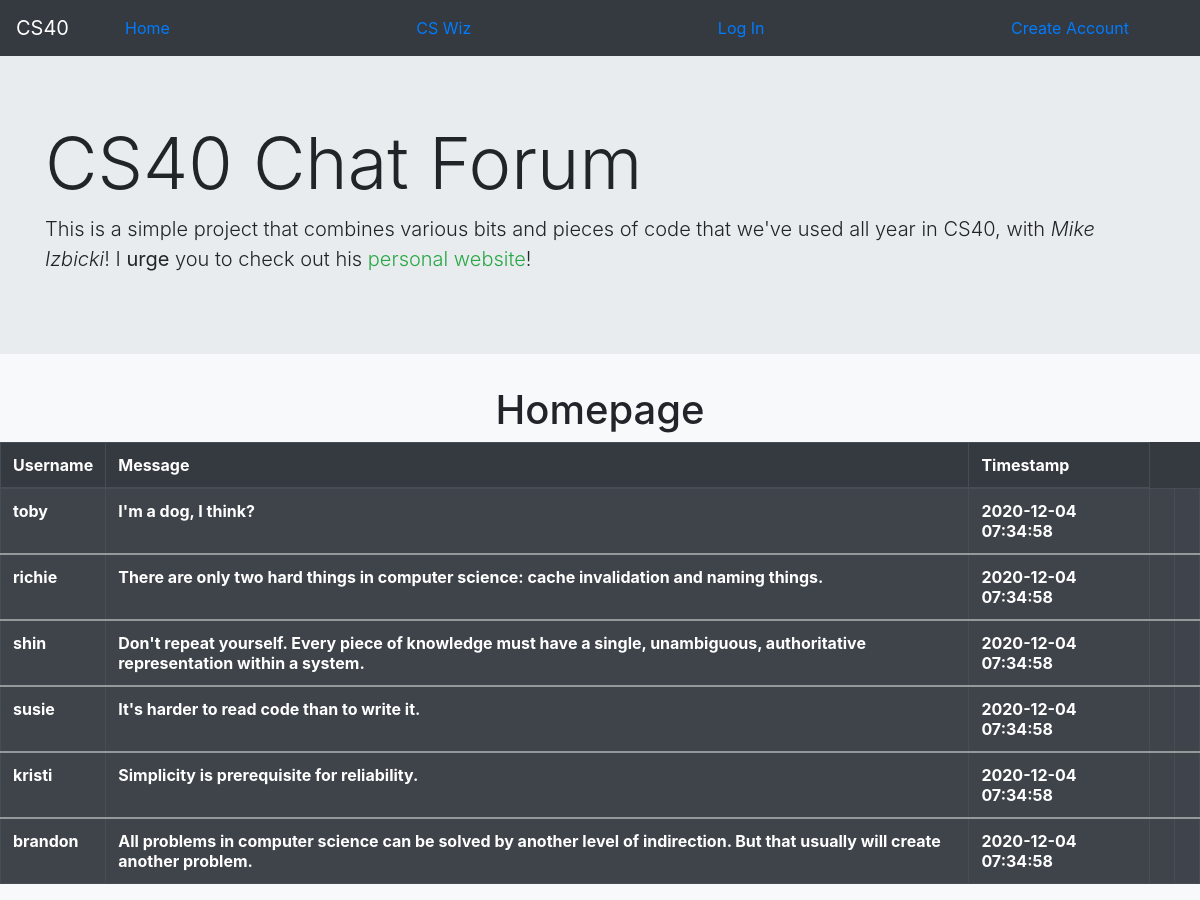
The page / on the database its author committed.
### tables this page shows
CREATE TABLE users (
    id INTEGER PRIMARY KEY,
    username TEXT NOT NULL UNIQUE,
    password TEXT NOT NULL,
    age INTEGER
);

CREATE TABLE messages (
    id integer primary key,
    sender_id integer not null,
    message text not null,
    created_at timestamp not null default current_timestamp
    );

### twitter.py (the view)
@app.route('/')
def root():
    con = sqlite3.connect('twitter_database.db')
    cur = con.cursor()
    sql = """
        SELECT sender_id, message, created_at, id FROM messages;
    """
    cur.execute(sql)
    results = cur.fetchall()
    messages = []
    for result in results:
        sql = """
            SELECT username FROM users WHERE id=?
        """
        cur.execute(sql, (result[0],))
        username_rows = cur.fetchall()
        for username_row in username_rows:
            username = username_row[0]
        messages.insert(0, {
            'text': result[1],
            'username': username,
            'created_at': result[2],
            'id': result[3]
        })
    if logged_in:
        return render_template(
            'root.html',
            username=request.cookies.get('username'),
            messages=messages
        )
    else:
        return render_template(
            'root.html',
            messages=messages,
        )

### templates/root.html (shortened to what this page needs)
{% extends 'base.html' %}
{% block title %}
        <div class="container-fluid d-flex justify-content-center">
            <h1>Homepage</h1>
        </div>
{% endblock %}
{% block content %}
        <table class="table table-dark table-striped table-bordered table-hover">
            <thead>
                <tr>
                    <th scope="col">Username</th>
                    <th scope="col">Message</th>
                    <th scope="col">Timestamp</th>
                </tr>
            </thead>
            {% for message in messages %}
            <tbody>
                <tr>
                    <th>{{ message.username }}</th>
                    <th>{{ message.text }}</th>
                    <th>{{ message.created_at }}</th>
                    <th>{% if username==message.username %}<a href="/edit_message/{{message.id}}">Edit Message</a>{% endif %}</th>
                    <th>{% if username==message.username %}<a href="/delete_message/{{message.id}}">Delete Message</a>{% endif %}</th>
                </tr>
            </tbody>
            {% endfor %}
        </table>
{% endblock %}

### templates/base.html (shortened to what this page needs)
<html>
    <head>
        <link rel="stylesheet" href="https://cdn.jsdelivr.net/npm/bootstrap@4.5.3/dist/css/bootstrap.min.css">
        <link rel="stylesheet" href="/static/style.css">
    </head>
    <body class="bg-light">
        <nav class="navbar navbar-expand-lg navbar-dark bg-dark">
            <a class="navbar-brand" href="https://github.com/mikeizbicki/cmc-csci040">CS40</a>
            <div class="collapse navbar-collapse" id="navbarNav">
                <ul class="navbar-nav container">
                    <li class="nav-item active">
                        <a href="/">Home <span class="sr-only">(current)</span></a>
                    </li>
                    <li class="nav-item">
                        <a href="/mike">CS Wiz</a>
                    </li>
                    {% if username %}
                    <li class="nav-item">
                        <a href="/create_message">Post Message</a>
                    </li>
                    <li class="nav-item">
                        <a href="/logout">Log Out</a>
                    </li>
                    <li class="nav-item">
                        <a href="delete_user/{{username}}">Delete Account</a>
                    </li>
                    {% else %}
                    <li class="nav-item">
                        <a href="/login">Log In</a>
                    </li>
                    <li class="nav-item">
                        <a href="/create_user">Create Account</a>
                    </li>
                    {% endif %}
                </ul>
            </div>
        </nav>
        <div class="jumbotron jumbotron-fluid jumbotron-dark">
            <div class="container">
                <h1 class="display-3">CS40 Chat Forum</h1>
                <p class="lead">This is a simple project that combines various bits and pieces of code that we've used all year in CS40, with <em>Mike Izbicki</em>! I <strong>urge</strong> you to check out his <a href="https://www.izbicki.me" class="text-success">personal website</a>!
            </div>
        </div>
            {% block title %}
            {% endblock %}
            {% block content %}
            {% endblock %}
    </body>
</html>

### static/style.css (style rules this page uses)
.nav-item { margin-left:40px; margin-right:40px; }

### rows shown on the page
users: username "toby"
messages: text "I'm a dog, I think?", created_at "2020-12-04 07:34:58"
users: username "richie"
messages: text "There are only two hard things in computer science: cache invalidation and naming things.", created_at "2020-12-04 07:34:58"
users: username "shin"
messages: text "Don't repeat yourself. Every piece of knowledge must have a single, unambiguous, authoritative representation within a system.", created_at "2020-12-04 07:34:58"
users: username "susie"
messages: text "It's harder to read code than to write it.", created_at "2020-12-04 07:34:58"
users: username "kristi"
messages: text "Simplicity is prerequisite for reliability.", created_at "2020-12-04 07:34:58"
users: username "brandon"
messages: text "All problems in computer science can be solved by another level of indirection. But that usually will create another problem.", created_at "2020-12-04 07:34:58"
